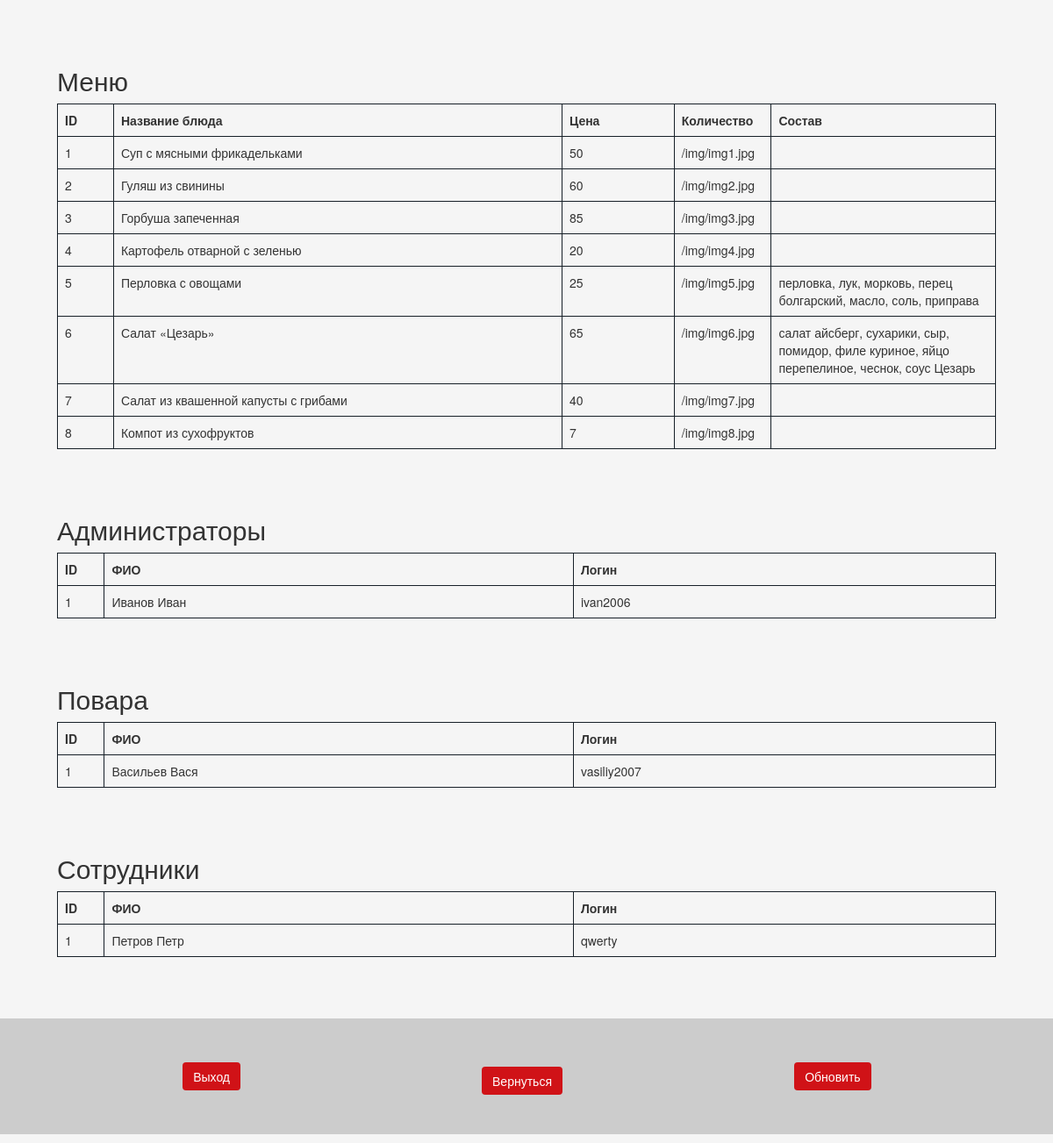
Screenshot of /php/tables.php with the database file from the repository.
### tables this page shows
CREATE TABLE `menu` (
  `id` int NOT NULL,
  `name` varchar(100) NOT NULL,
  `price_rub` int NOT NULL,
  `img` varchar(100) NOT NULL,
  `sostav` varchar(255) NOT NULL
);

CREATE TABLE `cooks` (
  `id` int NOT NULL,
  `fio` varchar(100) NOT NULL,
  `login` varchar(255) NOT NULL,
  `pass` varchar(100) NOT NULL
);

CREATE TABLE `users` (
  `id` int NOT NULL,
  `fio` varchar(100) NOT NULL,
  `login` varchar(100) NOT NULL,
  `pass` varchar(100) NOT NULL
);

### php/tables.php (the view, shortened to what this page needs)
<?php
 $connect = mysqli_connect("localhost", "root", "", "simtech");
 ?>
<!DOCTYPE html>
<html lang="en">
<head>
           <link rel="stylesheet" href="https://maxcdn.bootstrapcdn.com/bootstrap/3.3.6/css/bootstrap.min.css" />
           <link rel="stylesheet" href="/css/style.css">
</head>
<body>
	<div class="container" style="width:1100px;">
		<div class="table-responsive">
<h2 style="margin-top: 75px;" >Меню</h2>
			 <table  class="table table-bordered">
	                        <tr>
								<th style="border: 1px solid #172028;" width="5%">ID</th>
                                        <th style="border: 1px solid #172028;" width="40%">Название блюда</th>
                                        <th style="border: 1px solid #172028;" width="10%">Цена</th>
								<th style="border: 1px solid #172028;" width="5%">Количество</th>
                                        <th style="border: 1px solid #172028;" width="20%">Состав</th>
						</tr>
                          <?php
                          $query = "SELECT * FROM `menu`  ORDER BY `id` ";
                          $res = mysqli_query($connect,$query);
                          if(mysqli_num_rows($res) > 0)
                          {
                               while($row = mysqli_fetch_array($res))
                               {
                          ?>
                          <tr>
                               <td style="border: 1px solid #172028;"><?php echo $row["id"]; ?></td>
                               <td style="border: 1px solid #172028;"><?php echo $row["name"]; ?></td>
                               <td style="border: 1px solid #172028;"><?php echo $row["price_rub"]; ?></td>
                               <td style="border: 1px solid #172028;"><?php echo $row["img"]; ?></td>
                               <td style="border: 1px solid #172028;"><?php echo $row["sostav"]; ?></td>
                          </tr>
                          <?php
                               }
                          }
                          else
                          {
                          ?>
                          <tr>
                               <td style="border: 1px solid #172028;" colspan="3" align="center">Data not Found</td>
                          </tr>
                          <?php
                          }
                          ?>
                     </table>
<h2 style="margin-top: 75px;">Администраторы</h2>
                <table  class="table table-bordered">
                             <tr>
                                        <th style="border: 1px solid #172028;" width="5%">ID</th>
                                        <th style="border: 1px solid #172028;" width="50%">ФИО</th>
                                        <th style="border: 1px solid #172028;" width="45%">Логин</th>
                              </tr>
                          <?php
                          $query2 = "SELECT * FROM `administrators`  ORDER BY `id` ";
                          $res = mysqli_query($connect,$query2);
                          if(mysqli_num_rows($res) > 0)
                          {
                               while($row = mysqli_fetch_array($res))
                               {
                          ?>
                          <tr>
                               <td style="border: 1px solid #172028;"><?php echo $row["id"]; ?></td>
                               <td style="border: 1px solid #172028;"><?php echo $row["fio"]; ?></td>
                               <td style="border: 1px solid #172028;"><?php echo $row["login"]; ?></td>
                          </tr>
                          <?php
                               }
                          }
                          else
                          {
                          ?>
                          <tr>
                               <td style="border: 1px solid #172028;" colspan="3" align="center">Data not Found</td>
                          </tr>
                          <?php
                          }
                          ?>
                     </table>
<h2 style="margin-top: 75px;">Повара</h2>
                     <table  class="table table-bordered">
                             <tr>
                                        <th style="border: 1px solid #172028;" width="5%">ID</th>
                                        <th style="border: 1px solid #172028;" width="50%">ФИО</th>
                                        <th style="border: 1px solid #172028;" width="45%">Логин</th>
                              </tr>
                          <?php
                          $query3 = "SELECT * FROM `cooks`  ORDER BY `id` ";
                          $res = mysqli_query($connect,$query3);
                          if(mysqli_num_rows($res) > 0)
                          {
                               while($row = mysqli_fetch_array($res))
                               {
                          ?>
                          <tr>
                              <td style="border: 1px solid #172028;"><?php echo $row["id"]; ?></td>
                               <td style="border: 1px solid #172028;"><?php echo $row["fio"]; ?></td>
                               <td style="border: 1px solid #172028;"><?php echo $row["login"]; ?></td>
                          </tr>
                          <?php
                               }
                          }
                          else
                          {
                          ?>
                          <tr>
                               <td style="border: 1px solid #172028;" colspan="3" align="center">Data not Found</td>
                          </tr>
                          <?php
                          }
                          ?>
                     </table>
<h2 style="margin-top: 75px;">Сотрудники</h2>
                <table  class="table table-bordered">
                             <tr>
                                        <th style="border: 1px solid #172028;" width="5%">ID</th>
                                        <th style="border: 1px solid #172028;" width="50%">ФИО</th>
                                        <th style="border: 1px solid #172028;" width="45%">Логин</th>
                              </tr>
                          <?php
                          $query3 = "SELECT * FROM `users`  ORDER BY `id` ";
                          $res = mysqli_query($connect,$query3);
                          if(mysqli_num_rows($res) > 0)
                          {
                               while($row = mysqli_fetch_array($res))
                               {
                          ?>
                          <tr>
                               <td style="border: 1px solid #172028;"><?php echo $row["id"]; ?></td>
                               <td style="border: 1px solid #172028;"><?php echo $row["fio"]; ?></td>
                               <td style="border: 1px solid #172028;"><?php echo $row["login"]; ?></td>
                          </tr>
                          <?php
                               }
                          }
                          else
                          {
                          ?>
                          <tr>
                               <td style="border: 1px solid #172028;" colspan="3" align="center">Data not Found</td>
                          </tr>
                          <?php
                          }
                          ?>
                     </table>
          </div>
     </div>
     <ul style="margin-top: 50px;">
          <li>
           <form action="/php/exit.php">
               <input type="submit" style=" margin-top: 50px; margin-bottom: 50px; " name="back" class="btn btn-success bit" value="Выход" />
          </form>
           </li>
           <li><form action="/php/menu_sis_adm.php"><input type="submit" name="back"style=" margin-top: 10px;" class="btn btn-success bit" value="Вернуться" /></form></li>
                     <li>
                         <form action="menu_cook.php?action=add&id=<?php echo $row["id"]; ?>">
                              <input type="submit" style=" margin-top: 50px; margin-bottom: 50px; " name="upd" class="btn btn-success bit" value="Обновить" />
                         </form>
                     </li>
     </ul>
</body>
</html>

### css/style.css (style rules this page uses)
body { position: relative; line-height: 1.4; min-width: 320px; overflow-x: hidden; height: auto; background-color: #f5f5f5; }
form { width: 500px; }
.bit { background-color: #D01217; border: none; }
ul { background-color: #172028; line-height: 55px; text-align: center; }
li { display: inline-block; list-style-type:none ; margin-right: 50px; }

### php/tables.php (style rules this page uses)
ul { background-color: #cccccc; line-height: 55px; text-align: center; }
li { display: inline-block; list-style-type:none ; margin-right: 50px; }
form { width: 300px; }

### rows the page displays
menu: id "1", name "Суп с мясными фрикадельками", price_rub "50", img "/img/img1.jpg"
menu: id "2", name "Гуляш из свинины", price_rub "60", img "/img/img2.jpg"
menu: id "3", name "Горбуша запеченная", price_rub "85", img "/img/img3.jpg"
menu: id "4", name "Картофель отварной с зеленью", price_rub "20", img "/img/img4.jpg"
menu: id "5", name "Перловка с овощами", price_rub "25", img "/img/img5.jpg", sostav "перловка, лук, морковь, перец болгарский, масло, соль, приправа"
menu: id "6", name "Салат «Цезарь»", price_rub "65", img "/img/img6.jpg", sostav "салат айсберг, сухарики, сыр, помидор, филе куриное, яйцо перепелиное, чеснок, соус Цезарь"
menu: id "7", name "Салат из квашенной капусты с грибами", price_rub "40", img "/img/img7.jpg"
menu: id "8", name "Компот из сухофруктов", price_rub "7", img "/img/img8.jpg"
cooks: id "1", fio "Васильев Вася", login "vasiliy2007"
users: id "1", fio "Петров Петр", login "qwerty"

### other values shown
$row["id"] "1"
$row["fio"] "Иванов Иван"
$row["login"] "ivan2006"
